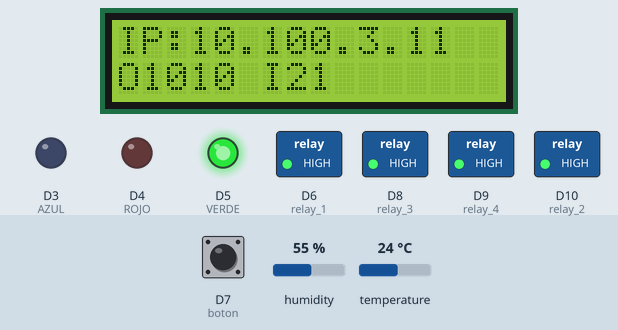
This sketch was run on a simulated Arduino MKR. On the bench: 16×2 character LCD, switched loads named in the sketch (green lamp = pin HIGH), output pins drawn as LEDs (lit = HIGH). The inputs (shaded band) are chosen by the test bench; at power-on: D7 (boton) HIGH, humidity 55 %, temperature 24 °C. WiFi joins after 1.5 s; servers stay silent unless stated; no MQTT or app messages arrive unless stated; what the sketch prints to the serial monitor is not drawn.

Above: at 2.8 s.
2.9 s: D7 (boton) pulled LOW for 0.4 s
At 3.8 s:
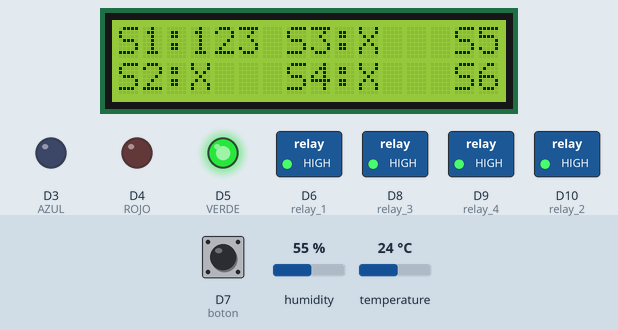
4.8 s: D7 (boton) pulled LOW for 1 s
At 6.0 s:
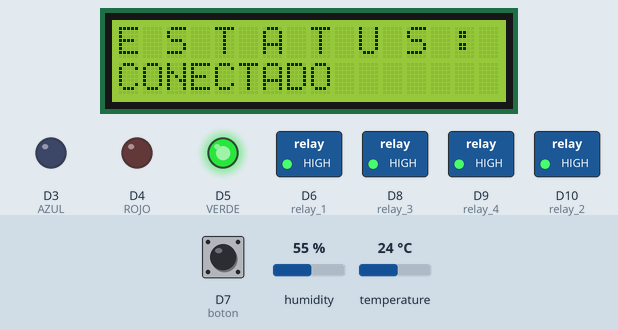
7.3 s: D7 (boton) pulled LOW for 0.4 s
At 8.8 s:
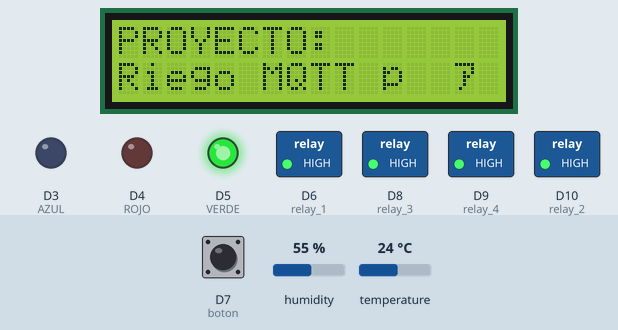
9.2 s: D7 (boton) pulled LOW for 3.2 s
At 10.0 s:
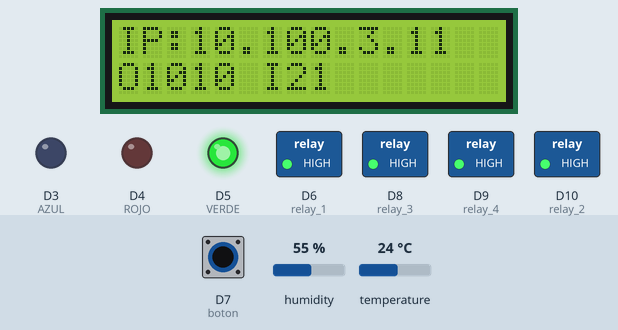
Timing chart, 0 to 12.2 s (numbered marks = the images above; inputs shaded):
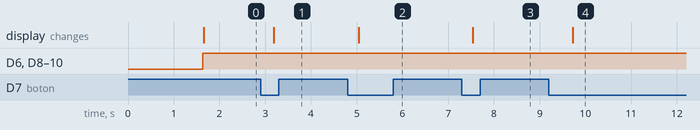

Measured:
- after the input at 2.9 s, the display: changes after 0.29 s (image 1)
- after the input at 4.8 s, the display: changes after 0.24 s (image 2)
- after the input at 7.3 s, the display: changes after 0.23 s (image 3)
- after the input at 9.2 s, the display: changes after 0.52 s (image 4)

The sketch:

MQTT-1.0.ino
```cpp
#include <ArduinoMqttClient.h>
#include <WiFi101.h>
#include <Wire.h>
#include <LiquidCrystal_I2C.h>
#include "arduino_secrets.h"
#include "DHT.h"

#define anolog A1
#define DHTPIN  2
#define DHTTYPE DHT11
DHT dht(DHTPIN, DHTTYPE);

const int ROJO  = 4;
const int VERDE = 5;
const int AZUL  = 3;

const int relay_1 = 6;
const int relay_2 = 10;
const int relay_3 = 8;
const int relay_4 = 9;

const int boton = 7;


LiquidCrystal_I2C lcd(0x27, 16, 2);


char ssid[] = SECRET_SSID;
char pass[] = SECRET_PASS;

WiFiClient wifiClient;
MqttClient mqttClient(wifiClient);

const char broker[] = "10.100.3.11";
int        port     = 1883;
const char topic[]  = "real_unique_topic";
const char topic2[] = "real_unique_topic_2";
const char topic3[] = "/meca/mkr1000/dht/t";
const char topic4[] = "/meca/mkr1000/dht/h";


const long interval = 8000;
unsigned long previousMillis = 0;

bool brokerOK = false;
bool todoOK   = false;

int pantalla = 0;
int ultimoEstadoBoton = HIGH;


void vista1(String IP, int o1, int o2, int o3, int o4, int I1, int I2);
void vista2(int S1, int o1, int o2, int o3, int o4);
void vista3(bool conectado);
void printSpaced(uint8_t col, uint8_t row, const char* txt);

void LedRojo()  { digitalWrite(ROJO, HIGH); digitalWrite(VERDE, LOW);  digitalWrite(AZUL, LOW);  }
void LedVerde() { digitalWrite(ROJO, LOW);  digitalWrite(VERDE, HIGH); digitalWrite(AZUL, LOW);  }
void LedAzul()  { digitalWrite(ROJO, LOW);  digitalWrite(VERDE, LOW);  digitalWrite(AZUL, HIGH); }

void setup() {
  Serial.begin(9600);
  while (!Serial) {}

  pinMode(ROJO, OUTPUT);
  pinMode(VERDE, OUTPUT);
  pinMode(AZUL, OUTPUT);
  pinMode(relay_1, OUTPUT);
  pinMode(relay_2, OUTPUT);
  pinMode(relay_3, OUTPUT);
  pinMode(relay_4, OUTPUT);
  pinMode(boton, INPUT_PULLUP);

  lcd.init();
  lcd.backlight();
  lcd.clear();
  lcd.setCursor(0,0); lcd.print("Riego MQTT");
  dht.begin();

  Serial.print("Conectando a: "); Serial.println(ssid);
  while (WiFi.begin(ssid, pass) != WL_CONNECTED) {
    Serial.print(".");
    delay(200);
  }
  Serial.println("\nWiFi OK");
  brokerOK = true;


  Serial.print("MQTT -> "); Serial.print(broker); Serial.print(":"); Serial.println(port);
  if (!mqttClient.connect(broker, port)) {
    Serial.print("MQTT fallo. Error = ");
    Serial.println(mqttClient.connectError());
    todoOK = false;
  } else {
    Serial.println("MQTT OK");
    todoOK = true;
  }


  if (!brokerOK)      LedRojo();   // No WiFi
  else if (!todoOK)   LedAzul();   // WiFi OK, MQTT NO
  else                LedVerde();  // Todo OK
}

void loop() {

  mqttClient.poll();


  int estadoBoton = digitalRead(boton);
  if (ultimoEstadoBoton == HIGH && estadoBoton == LOW) {
    pantalla = (pantalla + 1) % 4;
    delay(200);
  }
  ultimoEstadoBoton = estadoBoton;


  unsigned long now = millis();
  if (now - previousMillis >= interval) {
    previousMillis = now;

    int Rvalue  = analogRead(A0);
    int Rvalue2 = analogRead(A1);
    Serial.print("Sensor suelo: ");
Serial.println(Rvalue2);

float humedad = map(Rvalue2, 1023, 450, 0, 100);
Serial.print("Humedad: ");
Serial.print(humedad);
Serial.println("%");


    float t = dht.readTemperature();
    float h = dht.readHumidity();

    if (isnan(h) || isnan(t)) {
      Serial.println(F("DHT error"));
    } else {
      mqttClient.beginMessage(topic3); mqttClient.print(t); mqttClient.endMessage();
      mqttClient.beginMessage(topic4); mqttClient.print(h); mqttClient.endMessage();
      Serial.print("T="); Serial.print(t); Serial.print("C  H="); Serial.print(h); Serial.println("%");
    }

    mqttClient.beginMessage(topic);  mqttClient.print(Rvalue);  mqttClient.endMessage();
    mqttClient.beginMessage(topic2); mqttClient.print(Rvalue2); mqttClient.endMessage();
  }


  digitalWrite(relay_1, HIGH);
  digitalWrite(relay_2, HIGH);
  digitalWrite(relay_3, HIGH);
  digitalWrite(relay_4, HIGH);


 if (pantalla == 0) {
  vista1(String(broker), 1, 0, 1, 0, DHTPIN, 1);
} else if (pantalla == 1) {
  vista2(123, 1, 5, 6, 7);
} else if (pantalla == 2) {
  vista3(todoOK);
} else if (pantalla == 3) {
  vista4();
}
}

void vista1(String IP, int o1, int o2, int o3, int o4, int I1, int I2) {
  lcd.clear();
  lcd.setCursor(0,0); lcd.print("IP:");
  lcd.setCursor(3,0); lcd.print(IP);

  lcd.setCursor(0,1); lcd.print("O");
  lcd.setCursor(1,1); lcd.print(o1);
  lcd.setCursor(2,1); lcd.print(o2);
  lcd.setCursor(3,1); lcd.print(o3);
  lcd.setCursor(4,1); lcd.print(o4);

  lcd.setCursor(6,1); lcd.print("I");
  lcd.setCursor(7,1); lcd.print(I1);
  lcd.setCursor(8,1); lcd.print(I2);
  delay(300);
}

void vista2(int S1, int o1, int o2, int o3, int o4) {
  lcd.clear();
  lcd.setCursor(0,0);  lcd.print("S1:"); lcd.print(S1);
  lcd.setCursor(7,0);  lcd.print("S3:X");
  lcd.setCursor(14,0); lcd.print("S5:X");

  lcd.setCursor(0,1);  lcd.print("S2:X");
  lcd.setCursor(7,1);  lcd.print("S4:X");
  lcd.setCursor(14,1); lcd.print("S6:X");
  delay(300);
}

void vista3(bool conectado) {
  lcd.clear();
  printSpaced(0, 0, "ESTATUS:");
  lcd.setCursor(0, 1);
  lcd.print(conectado ? "CONECTADO" : "ERROR");
  delay(300);
}
void vista4() {
  lcd.clear();
  lcd.setCursor(0, 0);
  lcd.print("PROYECTO:");
  lcd.setCursor(0, 1);
  lcd.print("Riego MQTT 🌱");
  delay(300);
}


void printSpaced(uint8_t col, uint8_t row, const char* txt) {
  lcd.setCursor(col, row);
  for (const char* p = txt; *p; ++p) { lcd.print(*p); lcd.print(' '); }
}
```

arduino_secrets.h
```cpp
#define SECRET_SSID "WiFiCJP-Alumnos"
#define SECRET_PASS "cjpalumnos2021"
```
